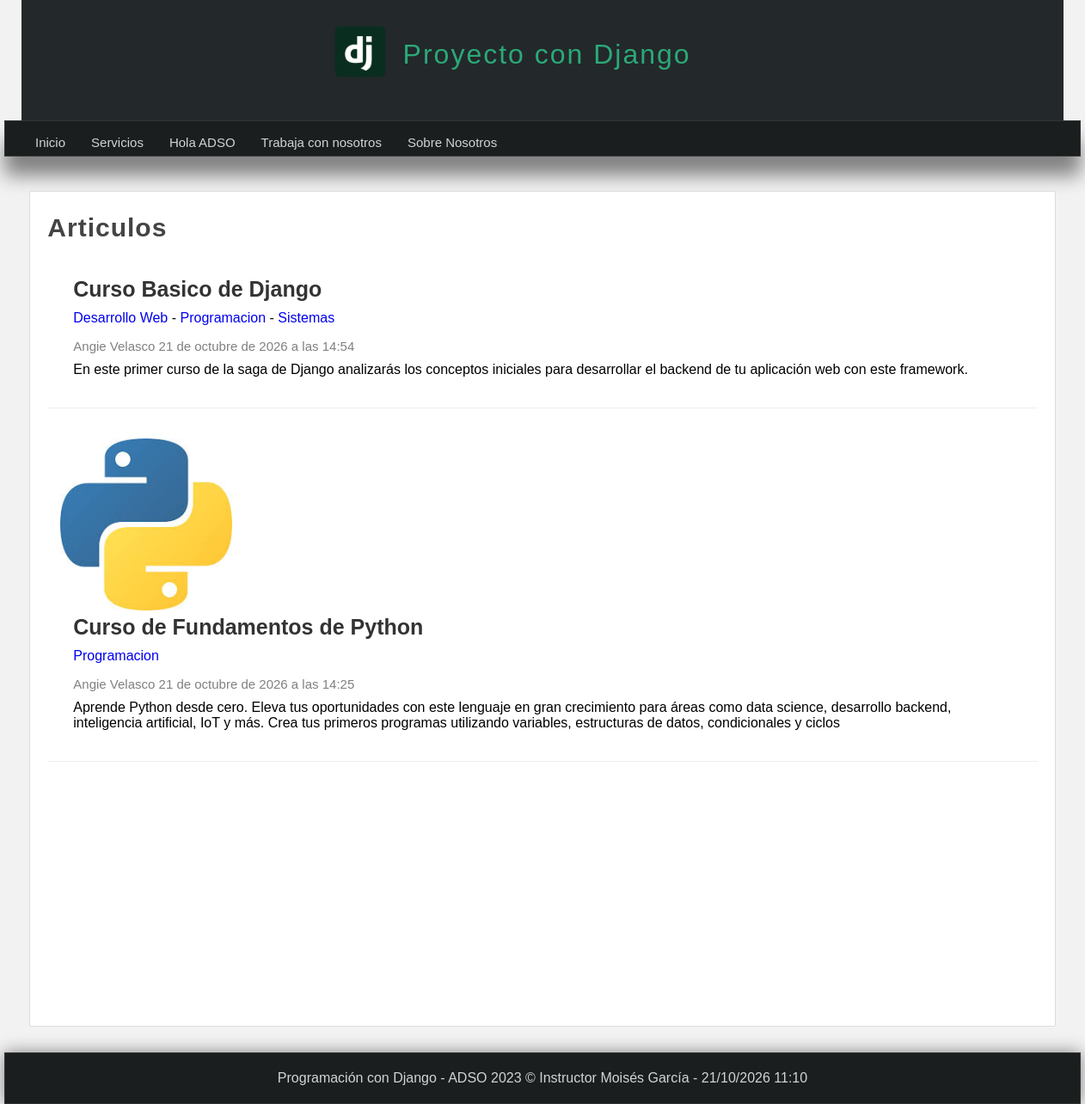
Before: /articulos/ with the older database file.
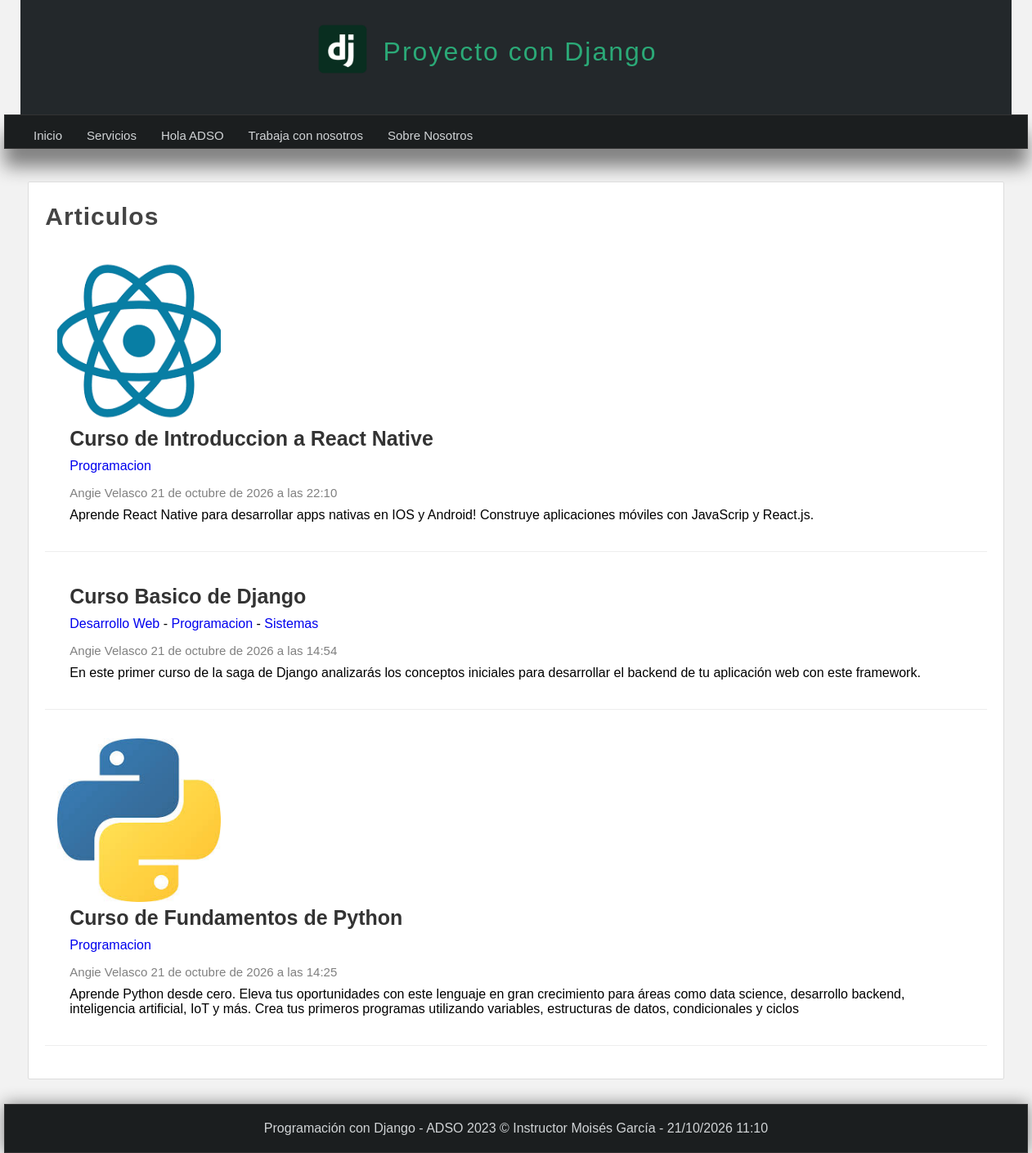
After: the same page with the newer database file.
### pages/models.py (models this page shows, shortened)
class Page(models.Model):
    title = models.CharField(max_length=150, verbose_name="Título")
    content = RichTextField(verbose_name="Contenido")
    slug = models.CharField(unique=True, max_length=150, verbose_name="URL amigable")
    visible = models.BooleanField(verbose_name="¿Visible?")
    order = models.IntegerField(default=0, verbose_name="Orden") # <-- Agrega este campo
    created_at = models.DateTimeField(auto_now_add=True, verbose_name="Creado el")
    updated_at = models.DateTimeField(auto_now=True, verbose_name="Actualizado el")
    class Meta:
        verbose_name = "Página"
        verbose_name_plural = "Páginas"
        ordering = ['order', 'title'] # <-- Esto ordena por el campo orden por defecto

### blog/models.py (models this page shows, shortened)
class Article(models.Model):
    title = models.CharField(max_length=150, verbose_name='Título')
    content = RichTextField(verbose_name='Contenido')
    image = models.ImageField(default='null', verbose_name='Imagen', upload_to="articles")
    public = models.BooleanField(verbose_name='¿Publicado?')
    user = models.ForeignKey(User, verbose_name='Usuario', on_delete=models.CASCADE, null=True, blank=True)
    categories = models.ManyToManyField(Category, verbose_name='Categorías', blank=True)
    created_at = models.DateTimeField(auto_now_add=True, verbose_name='Creado el')
    updated_at = models.DateTimeField(auto_now=True, verbose_name='Editado el')
    class Meta:
        verbose_name = 'Artículo'
        verbose_name_plural = 'Artículos'
        ordering = ['-created_at']

class Category(models.Model):
    name = models.CharField(max_length=100, verbose_name='Nombre')
    description = models.CharField(max_length=225, verbose_name='Descripción')
    created_at = models.DateTimeField(auto_now_add=True, verbose_name='Creado el')
    class Meta:  # <-- Con la sangría correcta dentro de Category
        verbose_name = 'Categoría'
        verbose_name_plural = 'Categorías'
    def __str__(self):
        return self.name

### blog/views.py (the view)
# urls.py: path('articulos/', views.list, name='list_articles'),
def list(request):
    articles = Article.objects.all()
    return render(request, 'articles/list.html', {
        'title' : 'Articulos',
        'articles' : articles
    })

### pages/context_processors.py (called while the page is built)
def get_pages(request):
    pages = Page.objects.filter(visible=True).order_by('order')
    return {
        'pages': pages
    }

### blog/templates/articles/list.html (shortened to what this page needs)
{% extends 'layouts/layout.html' %}
{% block content %}
<h1 class="title">{{ title }}</h1>
 {% for article in articles %}
        <article class="article-item">
            {% if article.image != 'null' and article.image.url|length >= 1 %}
                <div class="image">
                    <img src="{{article.image.url}}"/>
                </div>
            {% endif %}
            <div class="data">
                <h2>{{article.title}}</h2>
                <p>
                    {% for category in article.categories.all%}
                        <a href="#"> {{category}} </a>
                        {%if forloop.counter < article.categories.all|length%}
                        {{'-'}}
                        {%endif%}
                        {% endfor %}
                </p>
                <span class="date">
                    {{article.user.first_name}} {{article.user.last_name}}
                    {{article.created_at}}</span>
                <p>
                    {{article.content|safe}}
                </p>
            </div>
        </article>
    {% endfor %}
{% endblock %}

### mainapp/templates/layouts/layout.html (shortened to what this page needs)
{% load static %}
<!DOCTYPE html>
<html>
<html lang="es">
<head>
    {% load static %}
    <link rel="stylesheet" type="text/css" href="{% static 'css/styles.css' %}"/>
</head>
<body>
    <header>
        <div id="logotipo">
            <img src="{% static 'images/icono.png' %}" />
            <h1>Proyecto con Django </h1>
        </div>
    </header>
    <nav>
    <ul>
        <li>
            <a href="{% url 'index' %}">Inicio</a>
        </li>
        {% for page in pages %}
            <li>
                <a href="{% url 'page' page.slug %}">{{ page.title }}</a>
            </li>
        {% endfor %}
    </ul>
</nav>
<div id="content">
    <div class="box">
        {% block content %}{% endblock %}
    </div>
</div>
    <footer>
        Programación con Django - ADSO 2023 &copy; Instructor Moisés García - {% now "d/m/Y h:m" %}
    </footer>
</body>
</html>

Changed rows visible on the page:
added Article: image (picture), title "Curso de Introduccion a React Native", user.first_name "Angie", user.last_name "Velasco", created_at "21 de octubre de 2026 a las 22:10", content "Aprende React Native para desarrollar apps nativas en IOS y Android! Construye aplicaciones móviles con JavaScrip y React.js.", Category (name "Programacion")
